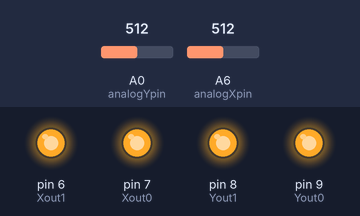
The sketch below on a simulated Arduino Nano, built with avr-gcc and run on an emulated ATmega328P. Parts: output pins drawn as LEDs (lit = HIGH). Inputs (shaded band) come from the test bench; at power-on: A6 (analogXpin) = 512, A0 (analogYpin) = 512.

Above: at 1.2 s.
1.3 s: A6 (analogXpin) set to 444
2.8 s: A6 (analogXpin) set to 421
At 3.7 s:
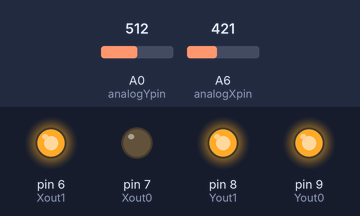
4.3 s: A0 (analogYpin) set to 760
5.8 s: A0 (analogYpin) set to 772
At 6.2 s:
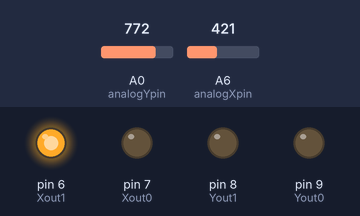
7.4 s: A6 (analogXpin) set to 1023
At 7.51 s:
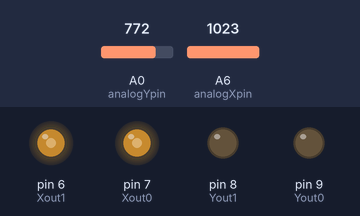
9.1 s: A6 (analogXpin) set to 122
At 10.4 s:
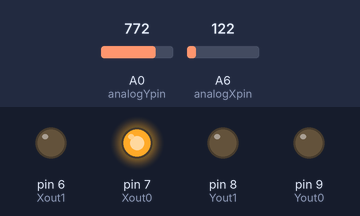
Timing chart, 0 to 11.9 s (numbered marks = the images above; inputs shaded):
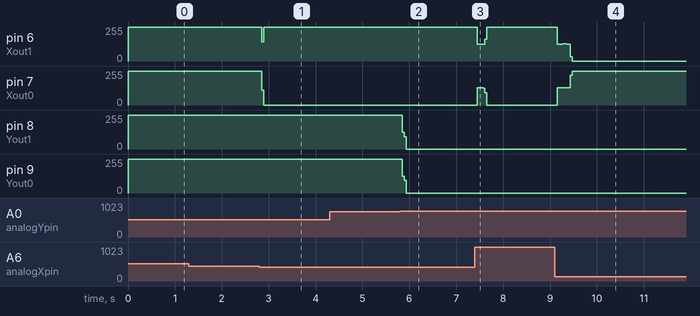

Measured:
- the behaviour switches between 436 and 435 on A6 (analogXpin) (found by bisection; images 0 and 1)
- the behaviour switches between 771 and 772 on A0 (analogYpin) (found by bisection; images 1 and 2)
- after the input at 1.3 s, every drawn part: stays the same
- after the input at 2.8 s, pin 6 (Xout1): 255/255 → 143/255 after 0.05 s, → 255/255 0.04 s later; pin 7 (Xout0): 255/255 → 0/255 after 0.05 s
- after the input at 4.3 s, every drawn part: stays the same
- after the input at 5.8 s, pin 8 (Yout1), pin 9 (Yout0): 255/255 → 0/255 after 0.05 s
- after the input at 7.4 s, pin 6 (Xout1): 255/255 → 127/255 after 0.05 s, → 255/255 0.16 s later; pin 7 (Xout0): 0/255 → 131/255 after 0.05 s, → 0/255 0.12 s later
- after the input at 9.1 s, pin 6 (Xout1): 255/255 → 124/255 after 0.05 s, → 131/255 0.12 s later, → 124/255 0.08 s later, → 0/255 0.08 s later; pin 7 (Xout0): 0/255 → 128/255 after 0.05 s, → 255/255 0.28 s later

The sketch:

N64-Joystick-replacement.ino
```cpp
/* Defining pins for the board */
#define analogXpin A6  // Pin 14 on the board, corresponed to A6 on the LaunchPad
#define analogYpin A0  // Pin 2 on the board
#define Xout0 7
#define Xout1 6
#define Yout0 9
#define Yout1 8
#define Button 10

#define maxSteps 127

// Has to be calibrated for etch Joystick...
#define Xmax 505
#define Xmin -418
#define Ymax 505
#define Ymin -517
#define deadZoneX 169
#define deadZoneY 260

// Global Variabels
int currentX = 0; int currentY = 0;
int stateX = 0; int stateY = 0;

void setup() {
  // initialize serial communications at 9600 bps:
  //Serial.begin(9600); // Only used for debug
  // Output to interface existing N64
  pinMode(Xout0, OUTPUT);
  pinMode(Xout1, OUTPUT);
  pinMode(Yout0, OUTPUT);
  pinMode(Yout1, OUTPUT);
}

/* Functions... */
int readJoystick(int pin, int offset) {
  // Reading the joystick value, this function is alos including an avraging filter by 5
  // *may change if the response time of the joystick gets slow...
  int i = 0, value = 0;
  while (i < 5) {
    value += (analogRead(pin) - offset);
   // delay(1);
    i++;
  }
  return value / 5;
}

void moveX(int state, int LSB, int MSB) {
  switch (state) {
    case 0:
      digitalWrite(LSB, HIGH);
      break;
    case 1:
      digitalWrite(MSB, LOW);
      break;
    case 2:
      digitalWrite(LSB, LOW);
      break;
    case 3:
      digitalWrite(MSB, HIGH);
      break;
  }
}

void makeXEqual(int target) {
  // Counting up to joystick value
  if (currentX == target) {
    return;
  }

  if (currentX > target) {
    if (currentX != -maxSteps) {
      if (stateX <= 0) {
        stateX = 3;
      }
      else {
        stateX--;
      }
      currentX--;
    }
    else {
      return;
    }
  }
  else if (currentX < target) {
    if (currentX != maxSteps) {
      if (stateX >= 3) {
        stateX = 0;
      }
      else {
        stateX++;
      }
      currentX++;
    }
    else {
 //     return;
    }
  }
  moveX(stateX, Xout0, Xout1); // Input state 0-3 Digital pin 0 = LSB
}

void move2centerX() {
  if (currentX > 0) {
    if (stateX == 0) {
      stateX = 3;
    }
    else {
      stateX--;
    }
    currentX--;
  }
  else if (currentX < 0) {
    if (stateX == 3) {
      stateX = 0;
    }
    else {
      stateX++;
    }
    currentX++;
  }
  moveX(stateX, Xout0, Xout1); // Input state 0-3 Digital pin 0 = LSB
}

void moveY(int state, int LSB, int MSB) {

  switch (state) {
    case 0:
      digitalWrite(LSB, HIGH);
      break;
    case 1:
      digitalWrite(MSB, LOW);
      break;
    case 2:
      digitalWrite(LSB, LOW);
      break;
    case 3:
      digitalWrite(MSB, HIGH);
      break;
  }
}

void makeYEqual(int target) {
  if (currentY == target) {
    return;
  }
  if (currentY > target) {
    if (currentY != -maxSteps) {
      if (stateY <= 0) {
        stateY = 3;
      }
      else {
        stateY--;
      }
      currentY--;
    }
  }
  else if (currentY < target) {
    if (currentY != maxSteps) {
      if (stateY >= 3) {
        stateY = 0;
      }
      else {
        stateY++;
      }
      currentY++;
    }
  }
  moveY(stateY, Yout0, Yout1);
}

void move2centerY(int target) {
  if (currentY > 0) {
    if (stateY == 0) {
      stateY = 3;
    }
    else {
      stateY--;
    }
    currentY--;
  }
  else if (currentY < 0) {
    if (stateY == 3) {
      stateY = 0;
    }
    else {
      stateY++;
    }
    currentY++;
  }
  moveY(stateY, Yout0, Yout1);
}

void loop() {
  // Initial values for digital outputs
  digitalWrite(Xout0, HIGH); digitalWrite(Xout1, HIGH); digitalWrite(Yout0, HIGH); digitalWrite(Yout1, HIGH);
  delay(10);

  // Variabels
  int offsetX = 0,  offsetY = 0;           // offset values from the joystick
  int newX = 0, newY = 0, stepX = 0, stepY = 0;

  // defined max, min & deadzone values, this are based on test
  int deadzoneX = 0, deadzoneY = 0;
  deadzoneX = map(deadZoneX, Xmin, Xmax, -maxSteps, maxSteps);
  deadzoneY = map(deadZoneY, Ymin, Ymax, -maxSteps, maxSteps);

  // Read offset for X and Y
  int i = 0;
  while (i < 10) {
    offsetX += readJoystick(analogXpin, 0);
    offsetY += readJoystick(analogYpin, 0);
    i++;
  }
  offsetY = offsetY / 10; offsetX = offsetX / 10;

  while (1) {
    //delay(5); // to be deleted... or adjusted...

    // Map read value to +/-127 i.e. no. of steps
    newX = readJoystick(analogXpin, offsetX);
    stepX = map(newX, Xmin, Xmax, -maxSteps, maxSteps);
    newY = readJoystick(analogYpin, offsetY);
    stepY = map(newY, Ymin, Ymax, -maxSteps, maxSteps);

    // Filter out values within the deadzone...
    if (abs(stepX) < deadzoneX) {
      stepX = 0;
    }
    if (abs(stepY) < deadzoneY) {
      stepY = 0;
    }


    if (stepX > 0) {
      makeXEqual(stepX);
    }
    else if (stepX < 0) {
      makeXEqual(stepX);
    }
    else if (stepX == 0 && currentX != 0) {
      move2centerX();
    }

    if (stepY > 0) {
      makeYEqual(stepY);
    }
    else if (stepY < 0) {
      makeYEqual(stepY);
    }
    else if (stepY == 0 && currentY != 0) {
      move2centerY(stepY);
    }
  }
}
```
